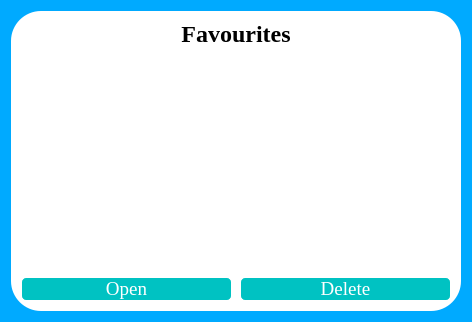
<?xml version="1.0" encoding="UTF-8"?>
<ui version="4.0">
 <class>Dialog</class>
 <widget class="QDialog" name="Dialog">
  <property name="geometry">
   <rect>
    <x>0</x>
    <y>0</y>
    <width>468</width>
    <height>318</height>
   </rect>
  </property>
  <property name="windowTitle">
   <string>Favourites</string>
  </property>
  <property name="windowIcon">
   <iconset resource="images.qrc">
    <normaloff>:/bg/images/logo.png</normaloff>:/bg/images/logo.png</iconset>
  </property>
  <property name="styleSheet">
   <string notr="true">background-color: rgb(0, 170, 255);</string>
  </property>
  <layout class="QGridLayout" name="gridLayout_2">
   <item row="0" column="0">
    <widget class="QFrame" name="frame">
     <property name="minimumSize">
      <size>
       <width>450</width>
       <height>300</height>
      </size>
     </property>
     <property name="maximumSize">
      <size>
       <width>450</width>
       <height>300</height>
      </size>
     </property>
     <property name="styleSheet">
      <string notr="true">background:none;
background-color: rgb(255, 255, 255);
border-color: rgb(255, 0, 0);
border-radius:30px;
</string>
     </property>
     <property name="frameShape">
      <enum>QFrame::StyledPanel</enum>
     </property>
     <property name="frameShadow">
      <enum>QFrame::Raised</enum>
     </property>
     <layout class="QGridLayout" name="gridLayout">
      <item row="3" column="1">
       <widget class="QPushButton" name="pushButton">
        <property name="font">
         <font>
          <family>Times New Roman</family>
          <pointsize>14</pointsize>
         </font>
        </property>
        <property name="styleSheet">
         <string notr="true">color: rgb(255, 255, 255);
background-color: rgb(0, 194, 194);
border-radius:6px;
 border:2px solid #ffffff;</string>
        </property>
        <property name="text">
         <string>Delete</string>
        </property>
       </widget>
      </item>
      <item row="3" column="0">
       <widget class="QPushButton" name="pushButton_2">
        <property name="font">
         <font>
          <family>Times New Roman</family>
          <pointsize>14</pointsize>
         </font>
        </property>
        <property name="styleSheet">
         <string notr="true">color: rgb(255, 255, 255);
background-color: rgb(0, 194, 194);
border-radius:6px;
 border:2px solid #ffffff;</string>
        </property>
        <property name="text">
         <string>Open</string>
        </property>
       </widget>
      </item>
      <item row="1" column="0" colspan="2">
       <widget class="QListWidget" name="listWidget">
        <property name="font">
         <font>
          <family>Times New Roman</family>
          <pointsize>14</pointsize>
         </font>
        </property>
       </widget>
      </item>
      <item row="0" column="0" colspan="2">
       <widget class="QLabel" name="label">
        <property name="font">
         <font>
          <family>Times New Roman</family>
          <pointsize>18</pointsize>
          <weight>75</weight>
          <bold>true</bold>
         </font>
        </property>
        <property name="styleSheet">
         <string notr="true">border:none</string>
        </property>
        <property name="text">
         <string>Favourites</string>
        </property>
        <property name="alignment">
         <set>Qt::AlignCenter</set>
        </property>
       </widget>
      </item>
     </layout>
    </widget>
   </item>
  </layout>
 </widget>
 <resources>
  <include location="images.qrc"/>
 </resources>
 <connections/>
</ui>
